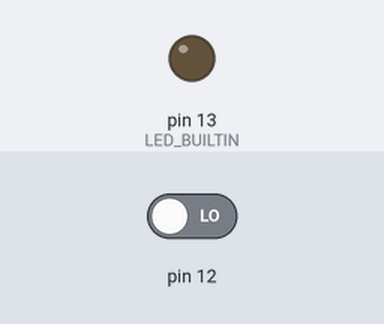
Simulated run of this sketch. Board: Arduino Uno, built with avr-gcc and run on an emulated ATmega328P. Shown: output pins drawn as LEDs (lit = HIGH). Dashed ring = blinking. Inputs (shaded band) come from the test bench; at power-on: pin 12 LOW.

Above: at 1.3 s.
1.4 s: pin 12 driven HIGH
At 1.62 s:
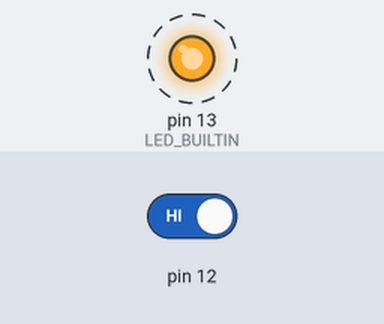
4.4 s: pin 12 driven LOW
At 5.4 s:
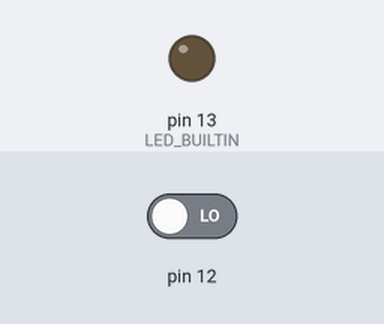
Timing chart, 0 to 7.4 s (numbered marks = the images above; inputs shaded):
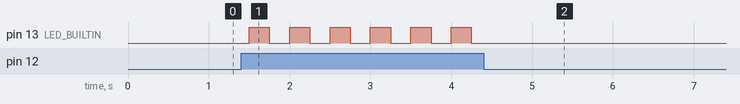

Measured:
- after the input at 1.4 s, pin 13 (LED_BUILTIN): alternates HIGH for 0.25 s and LOW for 0.25 s, starting after 0.10 s
- after the input at 4.4 s, pin 13 (LED_BUILTIN): stops changing and stays LOW

The sketch:

arduino14.ino
```cpp
// Armazena o estado do botão lido
int estadoBotao = 0;

// Guarda o estado
int guardaEstado = 0;

void setup()
{
    // Porta 12 (Botão) em modo de entrada(leitura).
    pinMode(12, INPUT);
    // Porta 13 (LED_BUILTIN) em modo de saída(escrita).
    pinMode(LED_BUILTIN, OUTPUT);
}

void loop()
{
    // Leitura do botão na porta 12
    estadoBotao = digitalRead(12);
    // Se estão do botão igual a HIGH acende o LED na porta 13
    if (estadoBotao == HIGH)
    {
        // Se o estado guardado é HIGH inverte o valor
        if (guardaEstado == HIGH)
        {
            guardaEstado = LOW;
        }
        else
        {
            guardaEstado = HIGH;
        }
    }

    // Liga ou desliga o LED
    if (guardaEstado == HIGH)
    {
        digitalWrite(LED_BUILTIN, HIGH);
    }
    else
    {
        digitalWrite(LED_BUILTIN, LOW);
    }
    // Atrase um pouco para melhorar o desempenho da simulação
    delay(250);
}
```
